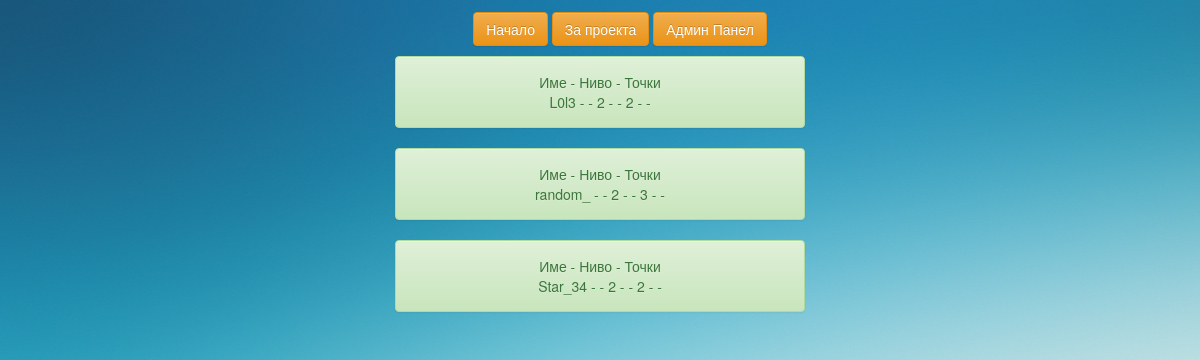
Before: /project_31_mart/read_score2.php with the older database file.
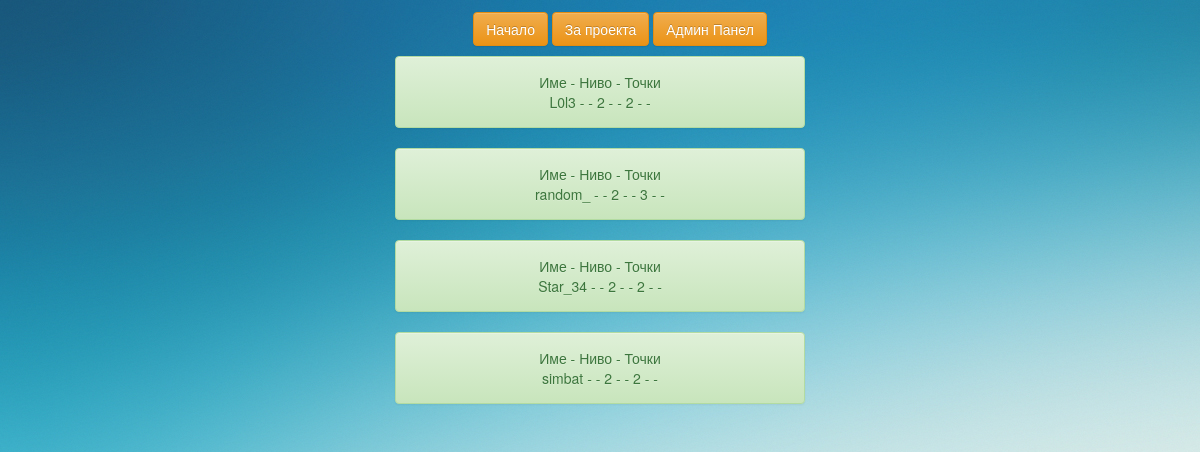
After: the same page with the newer database file.
### tables this page shows
CREATE TABLE `scoreboard` (
  `id_score` int(11) NOT NULL,
  `user_name` varchar(100) NOT NULL,
  `lvl` int(11) NOT NULL,
  `score` int(11) NOT NULL,
  `date_deleted` date DEFAULT NULL
);

### project_31_mart/read_score2.php (the view, shortened to what this page needs)
<?php
include_once('includes/header.php');
	?>
<?php
$conn = mysqli_connect('localhost', 'root', '', 'math');
$read_query = 	"SELECT user_name,lvl,score FROM scoreboard WHERE date_deleted is null and lvl = 2 ";
$read_result = mysqli_query($conn, $read_query);
	if (mysqli_num_rows($read_result) > 0) {
		while($row = mysqli_fetch_assoc($read_result)){
        echo "<div class='row'>
	<div class='alert alert-success col-xs-4
		col-xs-offset-4 text-center'>";
        echo "<p>Име - Ниво - Точки</p>";
		foreach ($row as $value) {
			echo $value." - "." - ";
		}
		echo "</div></div>";
	}
}

Changed rows visible on the page:
added scoreboard: user_name "simbat", value "2"
